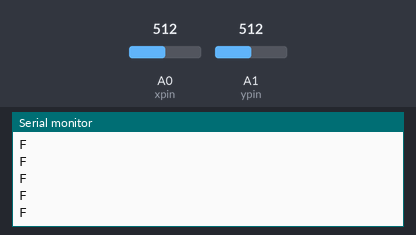
Recording of a sketch running on a simulated Arduino Uno, built with avr-gcc and run on an emulated ATmega328P. Shown: the last lines printed to the serial monitor. The inputs (shaded band) are chosen by the test bench; at power-on: A0 (xpin) = 512, A1 (ypin) = 512. No radio packets arrive unless stated.

Above: at 1.2 s.
1.3 s: A0 (xpin) set to 393
2.8 s: A0 (xpin) set to 367
At 2.92 s:
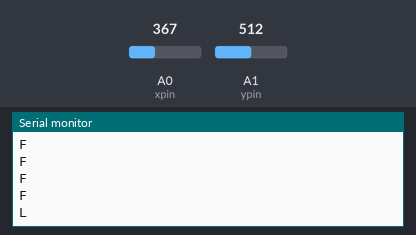
4.8 s: A1 (ypin) set to 413
At 4.8 s:
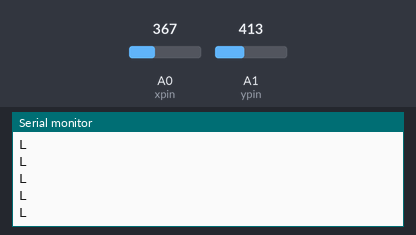
6.3 s: A1 (ypin) set to 381
At 6.38 s:
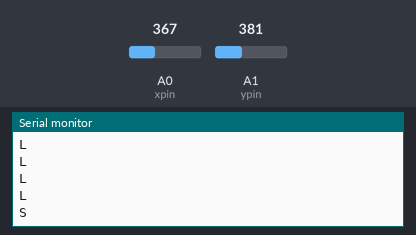
8.3 s: A0 (xpin) set to 328
At 8.33 s:
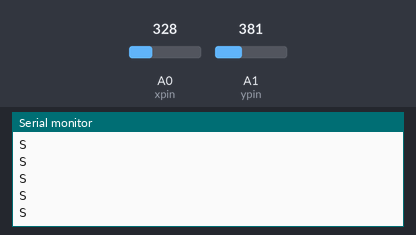
9.8 s: A0 (xpin) set to 294
At 9.91 s:
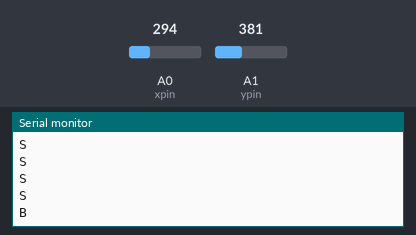

The sketch:

Transmitter.ino
```cpp
#include <RH_ASK.h>
#include <SPI.h>

RH_ASK Radio(2000,2,2,3);// bits per second,reciever pin,transmitter pin, push to talk

int x;
int y;
int xpin=A0;
int ypin=A1;

void setup()
{

  Serial.begin(9600);
  if(!Radio.init())
  Serial.println("Init fail");
}

void loop()
{
 char *msg="hi";
  x=analogRead(xpin);
  y=analogRead(ypin);

  if((x<=385)&&(x>=310) && (y<=395) && (y>=310))
    msg="S";
  else if(x>385)
    msg="F";
  else if(x<310)
    msg="B";
  else if(y>395)
   msg="L";
  else if(y<310)
   msg="R";
   else
   Serial.println("Not sending");


  Radio.send((uint8_t*)msg, strlen(msg));
  Radio.waitPacketSent();
  Serial.println(msg);


}
```

Measured:
- the behaviour switches between 386 and 385 on A0 (xpin) (found by bisection; images 0 and 1)
- the behaviour switches between 396 and 395 on A1 (ypin) (found by bisection; images 2 and 3)
- the behaviour switches between 310 and 309 on A0 (xpin) (found by bisection; images 4 and 5)
- after the input at 2.8 s, the serial monitor: prints a new line after 0.12 s (image 1)
- after the input at 6.3 s, the serial monitor: prints a new line after 0.08 s (image 3)
- after the input at 9.8 s, the serial monitor: prints a new line after 0.10 s (image 5)
